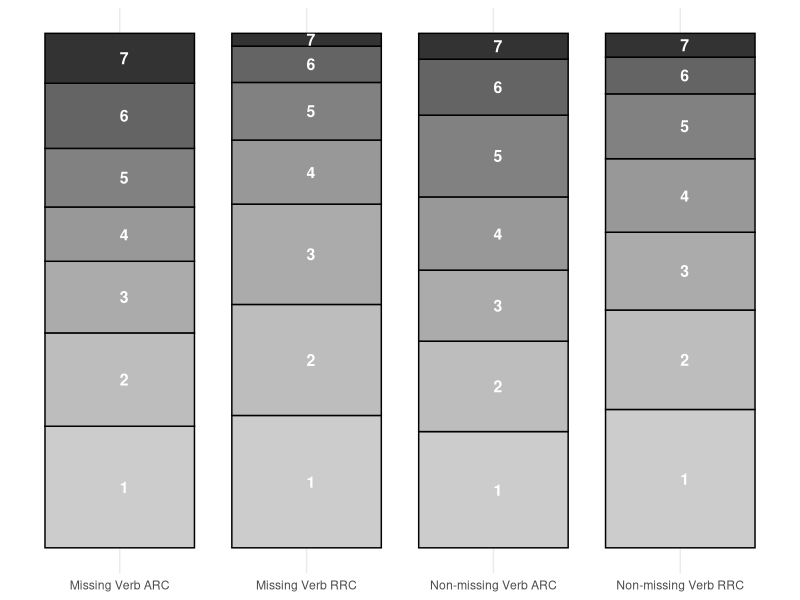
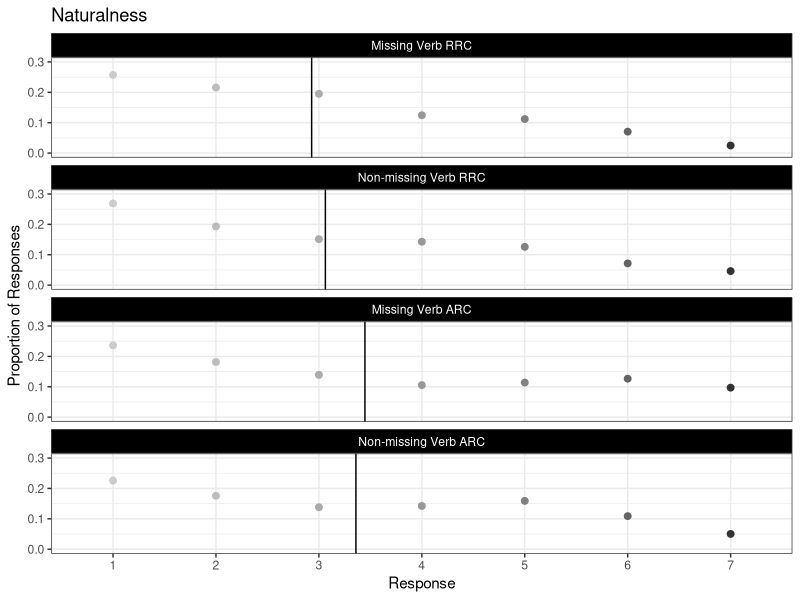
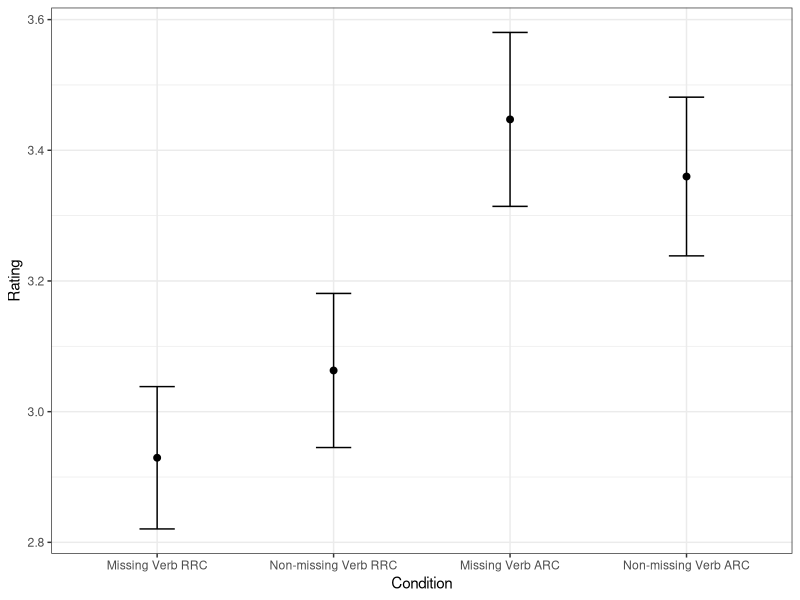
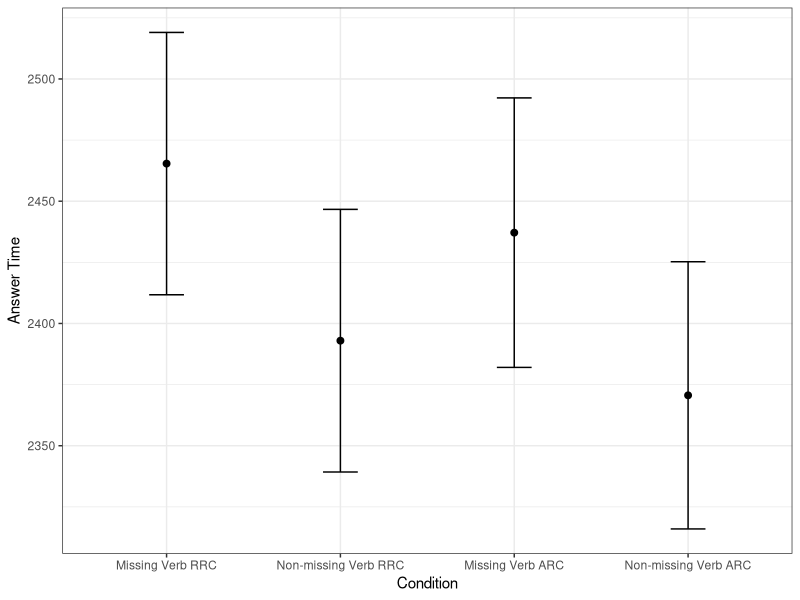

Here is the R script that generated these plots, in order:
## ---- chunk 1
library(tidyverse)

data <- read_csv("../results/ques.csv")
data_clean <- data %>%
    filter(!is.na(value)) # Remove rows where 'value' is NA


# Summarize the data
summary_data <- data_clean %>%
    group_by(condition, value) %>%
    summarise(count = n(), .groups = "drop") %>%
    mutate(rating = factor(value, levels = 7:1)) %>%
    mutate(myLabel = recode(condition,
        "Base" = "Non-missing Verb RRC",
        "Comma" = "Non-missing Verb ARC",
        "MissingVBase" = "Missing Verb RRC",
        "MissingVComma" = "Missing Verb ARC"
    ))


# averages
q_avgs <- data_clean %>%
    group_by(v2, comma) %>%
    summarise(
        rating = mean(value, na.rm = TRUE),
        sd = sd(value, na.rm = TRUE),
        n = n(),
        lower_ci = rating - qt(0.975, df = n - 1) * sd / sqrt(n),
        upper_ci = rating + qt(0.975, df = n - 1) * sd / sqrt(n)
    ) %>%
    mutate(
        myLabel = if_else(
            comma == "0",
            if_else(
                v2 == "0",
                "Missing Verb RRC",
                "Non-missing Verb RRC"
            ),
            if_else(
                v2 == "0",
                "Missing Verb ARC",
                "Non-missing Verb ARC"
            )
        )
        %>%
            factor(levels = c(
                "Missing Verb RRC",
                "Non-missing Verb RRC",
                "Missing Verb ARC",
                "Non-missing Verb ARC"
            ))
    )


summary_data_adjusted <- summary_data %>%
    group_by(myLabel) %>%
    mutate(
        cumulative_count = cumsum(count) / sum(count), # Normalize cumulative count to [0, 1]
        middle_of_bar = (cumsum(count) - count / 2) / sum(count)
    ) # Position at the center of each segment


plot_proportions <- ggplot(summary_data, aes(x = myLabel, y = count, fill = rating)) +
    geom_bar(stat = "identity", position = "fill", color = "black", width = 0.8) +
    scale_fill_grey(start = 0.2, end = 0.8) +
    scale_x_discrete(expand = expansion(mult = c(0.2, 0.2))) +
    labs(y = NULL, x = NULL, fill = "Rating") +
    theme_minimal() +
    # Remove y-axis breaks and texts
    scale_y_continuous(labels = NULL, breaks = NULL) +
    # Print rating values for the "Missing Verb ARC" condition
    geom_text(
        data = summary_data_adjusted,
        aes(label = rating, y = middle_of_bar), # Position text at the center of each segment
        size = 4, hjust = 0, color = "white", fontface = "bold", vjust = 0.5 # Adjust vjust to center text vertically
    ) +
    theme(legend.position = "none")

## ---- chunk 2
#| fig-cap: "Plot of Proportion of Ratings by condition"
plot_proportions
## ---- chunk 3
total_q <- data_clean %>%
    group_by(v2, comma) %>%
    dplyr::summarize(Total = n())
total_q$comma <- as.factor(total_q$comma)
total_q$v2 <- as.factor(total_q$v2)
data_clean$comma <- as.factor(data_clean$comma)
data_clean$v2 <- as.factor(data_clean$v2)

dist_q <- data_clean %>%
    group_by(v2, comma, value) %>%
    dplyr::summarize(Count = n()) %>%
    left_join(total_q) %>%
    mutate(
        Prop = Count / Total,
        myLabel = if_else(
            comma == "0",
            if_else(
                v2 == "0",
                "Missing Verb RRC",
                "Non-missing Verb RRC"
            ),
            if_else(
                v2 == "0",
                "Missing Verb ARC",
                "Non-missing Verb ARC"
            )
        )
        %>%
            factor(levels = c(
                "Missing Verb RRC",
                "Non-missing Verb RRC",
                "Missing Verb ARC",
                "Non-missing Verb ARC"
            ))
    )

dist_q$rating <- dist_q$value

dist_q$rating <- as.factor(dist_q$rating)

# dist_q <- dist_q %>%
#     left_join(q_avgs %>% select(v2, comma, lower_ci, upper_ci), by = c("v2", "comma"))

proportions_with_means <- ggplot(dist_q) +
    aes(
        x = rating,
        color = rating,
        y = Prop # Use the Prop variable from dist_q
    ) +
    geom_vline(
        data = q_avgs,
        mapping = aes(xintercept = rating),
        colour = "black"
    ) +
    geom_point(stat = "identity", size = 2) +
    scale_x_discrete() +
    facet_wrap(vars(myLabel), ncol = 1) +
    scale_y_continuous(limits = c(0, 0.3)) +
    scale_color_grey(
        start = 0.8, end = 0.2,
        guide = "none"
    ) +
    labs(
        title = "Naturalness",
        y = "Proportion of Responses",
        x = "Response"
    ) +
    theme_bw() +
    theme(
        strip.background = element_rect(fill = "black"),
        strip.text = element_text(color = "white")
    )



## ---- chunk 4
#| fig-cap: "Plot of Proportion of Ratings by condition, as well as the mean ratings for each condition"
proportions_with_means
## ---- chunk 5
avgs <- data_clean %>%
    group_by(v2, comma) %>%
    summarise(
        rating = mean(value, na.rm = TRUE),
        sd = sd(value, na.rm = TRUE),
        n = n(),
        se = sd / sqrt(n)
    ) %>%
    mutate(
        myLabel = if_else(
            comma == "0",
            if_else(
                v2 == "0",
                "Missing Verb RRC",
                "Non-missing Verb RRC"
            ),
            if_else(
                v2 == "0",
                "Missing Verb ARC",
                "Non-missing Verb ARC"
            )
        )
        %>%
            factor(levels = c(
                "Missing Verb RRC",
                "Non-missing Verb RRC",
                "Missing Verb ARC",
                "Non-missing Verb ARC"
            ))
    )

# plot qa_avgs with v2 and comma, have the lower ci and upper ci as a error bar. have the mean as a point, make the plot look nice, and make the facetwrap with v2
rating_avgs_plot <- ggplot(avgs) +
    aes(
        x = myLabel,
        y = rating
    ) +
    geom_errorbar(
        aes(ymin = rating - se, ymax = rating + se),
        width = 0.2
    ) +
    geom_point(stat = "identity", size = 2) +
    labs(
        # title = "Naturalness",
        y = "Rating",
        x = "Condition"
    ) +
    theme_bw() +
    theme(
        strip.background = element_rect(fill = "black"),
        strip.text = element_text(color = "white")
    )



## ---- chunk 6
#| fig-cap: "Rating means and standard errors with the assumptions of a normal distributions. Error bars are standard errors. These are just tendencies and do not mean much else"
rating_avgs_plot
## ---- chunk 7
data_clean$rt <- as.numeric(data_clean$rt)
qa_avgs <- data_clean %>%
    group_by(v2, comma) %>%
    summarise(
        mean = mean(rt, na.rm = TRUE),
        sd = sd(rt, na.rm = TRUE),
        n = n(),
        se = sd / sqrt(n)
    ) %>%
    mutate(
        myLabel = if_else(
            comma == "0",
            if_else(
                v2 == "0",
                "Missing Verb RRC",
                "Non-missing Verb RRC"
            ),
            if_else(
                v2 == "0",
                "Missing Verb ARC",
                "Non-missing Verb ARC"
            )
        )
        %>%
            factor(levels = c(
                "Missing Verb RRC",
                "Non-missing Verb RRC",
                "Missing Verb ARC",
                "Non-missing Verb ARC"
            ))
    )

# plot qa_avgs with v2 and comma, have the lower ci and upper ci as a error bar. have the mean as a point, make the plot look nice, and make the facetwrap with v2
qa_answer_rt <- ggplot(qa_avgs) +
    aes(
        x = myLabel,
        y = mean
    ) +
    geom_errorbar(
        aes(ymin = mean - se, ymax = mean + se),
        width = 0.2
    ) +
    geom_point(stat = "identity", size = 2) +
    labs(
        # title = "Naturalness",
        y = "Answer Time",
        x = "Condition"
    ) +
    theme_bw() +
    theme(
        strip.background = element_rect(fill = "black"),
        strip.text = element_text(color = "white")
    )



## ---- chunk 8
#| fig-cap: "Rating Answer Response Time by experimental condition. Error bars are standard errors."
qa_answer_rt
